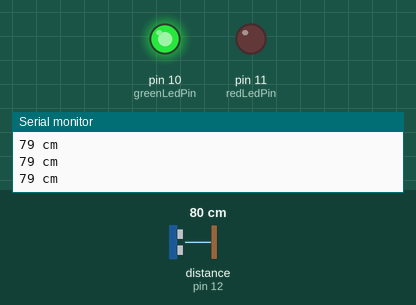
A sketch run on a simulated Arduino Uno, built with avr-gcc and run on an emulated ATmega328P. On the bench: output pins drawn as LEDs (lit = HIGH), the last lines printed to the serial monitor. Wiring (inferred from the names in the program): ultrasonic range finder: trigger pin 13; echo pin 12. The inputs (shaded band) are chosen by the test bench; at power-on: distance to the obstacle (sensor on pin 12) 80 cm. The echo pulse lasts 58.3 µs per cm; pins used as bus, display or sensor lines are not drawn.

Above: at 1.2 s.
1.3 s: distance to the obstacle (sensor on pin 12) set to 53 cm
2.8 s: distance to the obstacle (sensor on pin 12) set to 45 cm
At 3.9 s:
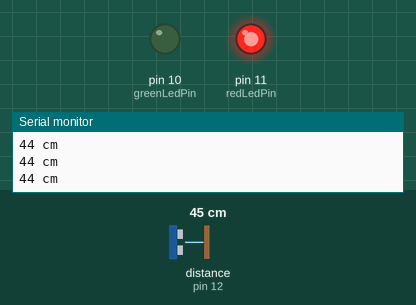
4.3 s: distance to the obstacle (sensor on pin 12) set to 60 cm
At 4.9 s:
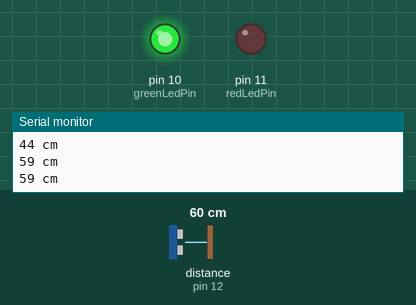
5.9 s: distance to the obstacle (sensor on pin 12) set to 2 cm
At 6.9 s:
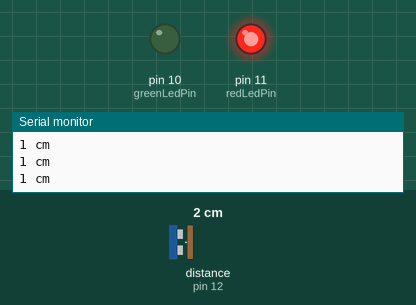
Timing chart, 0 to 8.4 s (numbered marks = the images above; inputs shaded):
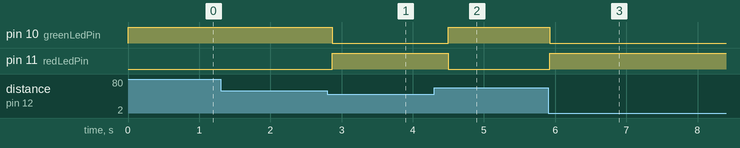

The sketch:

Ultrasonic_HCSR04_Basic.ino
```cpp
#define trigPin 13
#define echoPin 12
#define redLedPin 11
#define greenLedPin 10

#define delayMilliseconds 200
#define triggerCentimeters 50

void setup() {
  Serial.begin (9600);
  pinMode(trigPin, OUTPUT);
  pinMode(echoPin, INPUT);
  pinMode(redLedPin, OUTPUT);
  pinMode(greenLedPin, OUTPUT);
}

void loop() {
  long duration, distance;

  // Send an ultrasonic signal
  digitalWrite(trigPin, LOW);
  delayMicroseconds(2);
  digitalWrite(trigPin, HIGH);
  delayMicroseconds(10);
  digitalWrite(trigPin, LOW);

  // Get the time it took for the signal to echo back
  duration = pulseIn(echoPin, HIGH);

  // Convert the time into centimeters
  distance = (duration/2) / 29.1;

  // Determine whether the obsticle is too close
  if (distance < triggerCentimeters) {
    digitalWrite(redLedPin,HIGH);
    digitalWrite(greenLedPin,LOW);
  }
  else {
    digitalWrite(redLedPin,LOW);
    digitalWrite(greenLedPin,HIGH);
  }

  // Logging info
  if (distance >= 200 || distance <= 0){
    Serial.println("Out of range");
  }
  else {
    Serial.print(distance);
    Serial.println(" cm");
  }

  delay(delayMilliseconds);
}
```

Measured:
- the behaviour switches between 51 and 50 cm on distance to the obstacle (sensor on pin 12) (found by bisection; images 0 and 1)
- after the input at 2.8 s, pin 10 (greenLedPin): HIGH → LOW after 0.07 s; pin 11 (redLedPin): LOW → HIGH after 0.07 s
- after the input at 4.3 s, pin 10 (greenLedPin): LOW → HIGH after 0.20 s; pin 11 (redLedPin): HIGH → LOW after 0.20 s
- after the input at 5.9 s, pin 10 (greenLedPin): HIGH → LOW at once; pin 11 (redLedPin): LOW → HIGH at once
